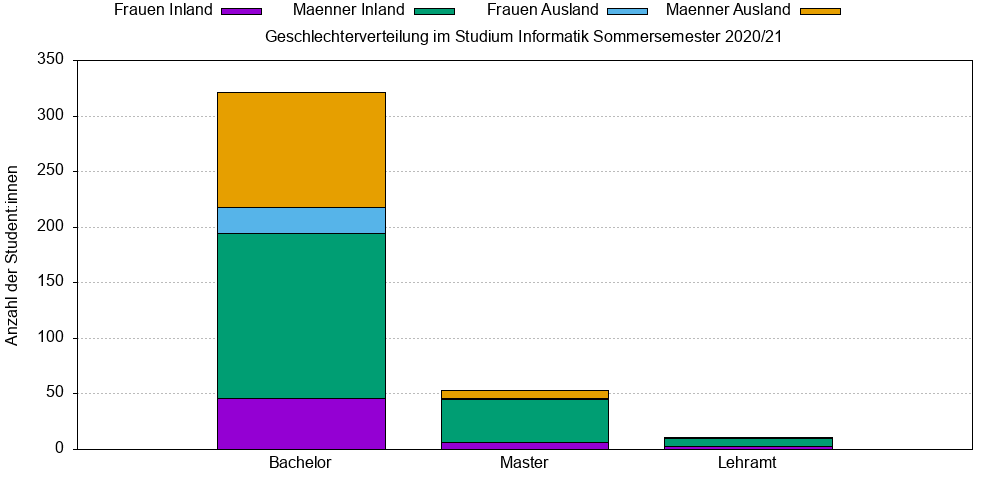

Write gnuplot code to recreate this figure.
set terminal png size 1000,480
set output "graph1.png"
set key top left outside horizontal autotitle columnhead
set title "Geschlechterverteilung im Studium Informatik Sommersemester 2020/21"

set xtics nomirror scale 0

set ylabel "Anzahl der Student:innen"
set ytics out nomirror

set grid ytics lt 0 lw 1 lc rgb "#bbbbbb"

set style data histogram
set style histogram rowstacked
set style fill solid border -1
set boxwidth 0.75

 plot "graph1.dat" using 2:xtic(1) title "Frauen Inland",   \
    "graph1.dat" using 3 title "Maenner Inland",   \
     "graph1.dat" using 4 title "Frauen Ausland",    \
     "graph1.dat" using 5 title "Maenner Ausland"    
     